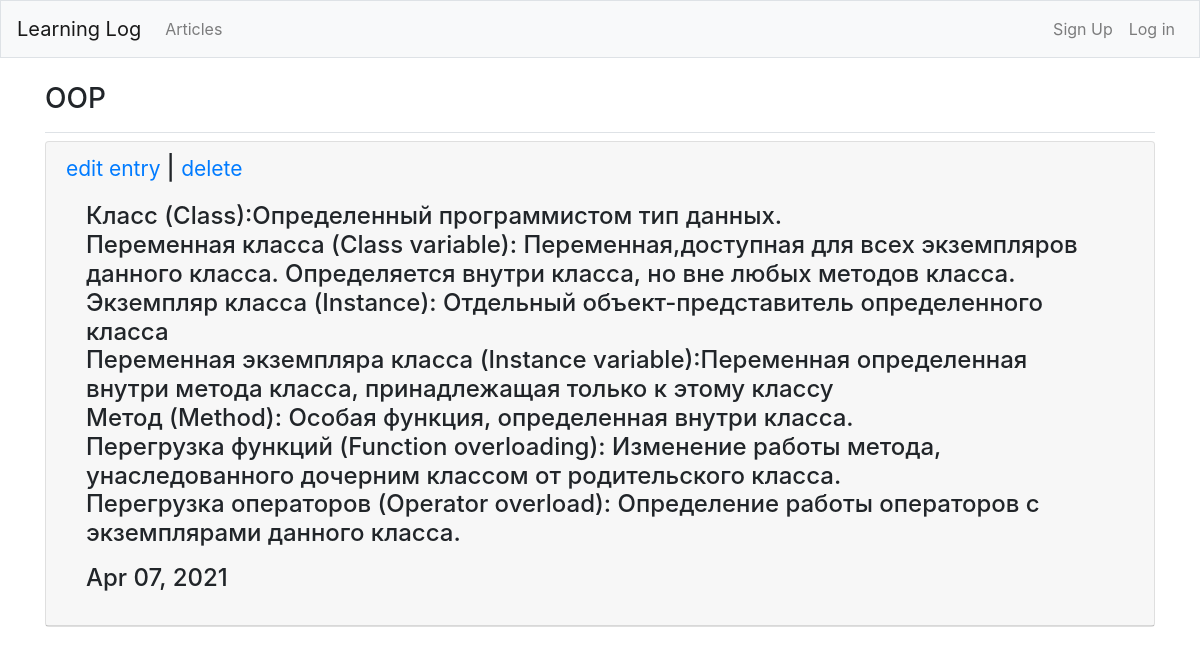
/articles/entry_detail/51/, run on the app's committed database.
### articles/models.py (models this page shows, shortened)
class Entry(models.Model):
    article = models.ForeignKey(Article, on_delete=models.CASCADE, related_name='entries')
    title = models.CharField(max_length=255)
    body = models.TextField()
    date = models.DateTimeField(auto_now_add=True)
    author = models.ForeignKey(get_user_model(), on_delete=models.CASCADE,)
    publish = models.DateTimeField(default=timezone.now)
    class Meta:
        ordering = ('-publish',)
        verbose_name_plural = 'Entries'

### articles/views.py (the view)
# urls.py: path('entry_detail/<int:pk>/', EntryDetailView.as_view(), name='entry_detail'),
class EntryDetailView(DetailView):
    model = Entry
    template_name = 'entry_detail.html'

### templates/entry_detail.html (shortened to what this page needs)
{% extends 'base.html' %}
{% load bootstrap4 %}
{% block page_header %}
    <h3>{{ object.title }}</h3>
{% endblock page_header %}
{% block content %}
            <div class="card mb-3">
                <h4 class="card-header">
                    <small><a href="{% url 'entry_edit' entry.pk %}">
                        edit entry
                    </a></small> |
                    <small><a href="{% url 'entry_delete' entry.pk %}">
                        delete
                    </a></small>
                <div class="card-body">
                    {{ object.body|linebreaks }}
                    {{ object.date|date:'M d, Y' }}
                </div>
            </div>
{% endblock %}

### data on the page
Entry: title "OOP", body "Класс (Class):Определенный программистом тип данных. Переменная класса (Class variable): Переменная,доступная для всех экземпляров данного класса. Определяется внутри класса, но вне любых методов класса. Экземпляр класса (Instance): Отдельный объект-представитель определенного класса Переменная экземпляра класса (Instance variable):Переменная определенная внутри метода класса, принадлежащая только к этому классу Метод (Method): Особая функция, определенная внутри класса. Перегрузка функций (Function overloading): Изменение работы метода, унаследованного дочерним классом от родительского класса. Перегрузка операторов (Operator overload): Определение работы операторов с экземплярами данного…", date "Apr 07, 2021"
